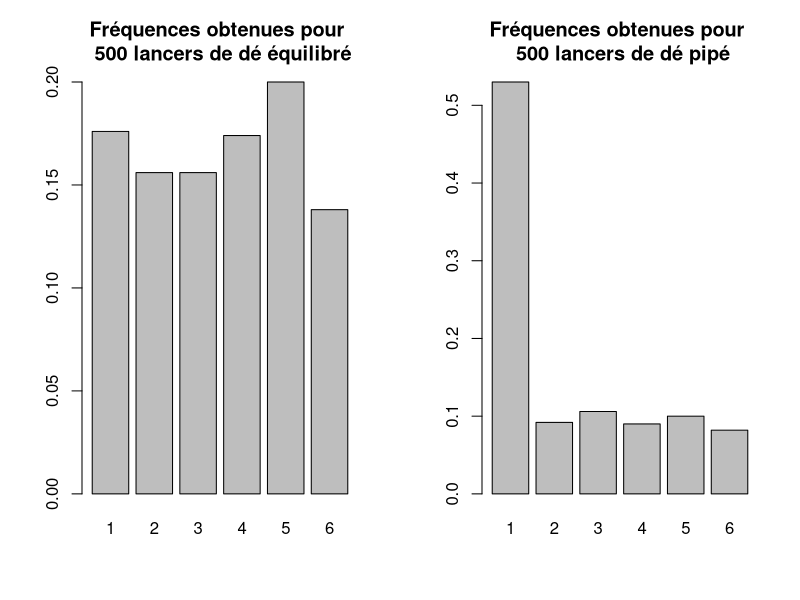
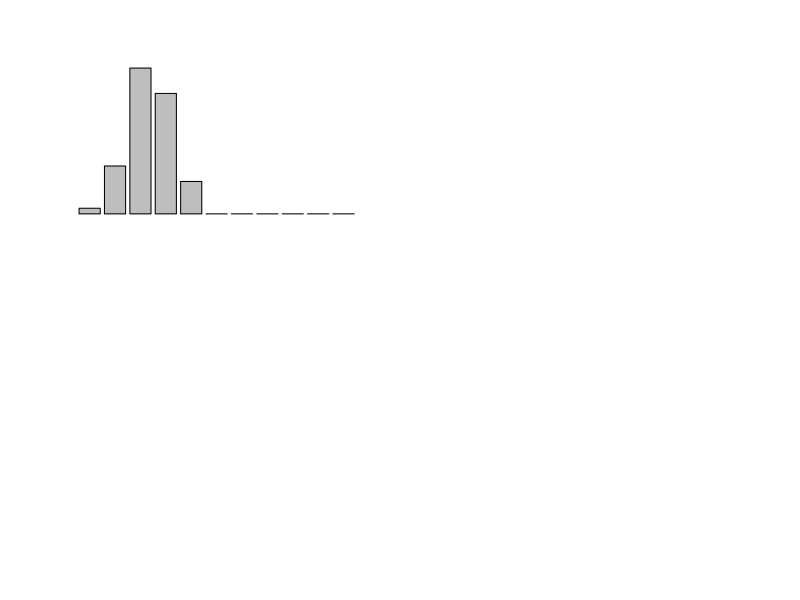

Generate these figures, in order, with R: (Note: this script raises an error after producing the figures.)
#Exercice 3.1

x <- 1:10 
message("x <- 1:10 donne le vecteur [1,2,...,10]")
sample(x) 
message("sample(x) tire aléatoirement tous les éléments de x et les place en vecteur")
sample(x, replace = TRUE) 
message("même chose que ci-dessus mais avec remise")
sample(x[x > 8])
message("sample(x[x > 8]) tire parmi les éléments de x supérieurs à 8")
sample(x[x > 9])
message("comme sample(x)")
sample(x[x > 10])
message("sample(x[x > 10]) retourne integer(0) comme aucun x n'est supérieur à 10")
resample <- function(x, ...) x[sample(length(x), ...)]
message("resample <- function(x, ...) x[sample(length(x), ...)] créer la fonction resample")
resample(x[x > 8])
message("resample(x[x > 8]) fait la même chose que sample(x[x > 8])")
resample(x[x > 9])
message("resample(x[x > 9]) tire parmi les éléments de x > 9 (ici 10)")
resample(x[x > 10])
message("comme sample(x[x > 10]")

#Exemple d'application : l'épreuve du lancer de dé

res_dé = sample(6, 500, replace = T)
table(res_dé)
res_dé_pipé = sample(6, 500, replace = TRUE, prob=c(0.5,0.1,0.1,0.1,0.1,0.1))
table(res_dé_pipé)
titre1 = "Fréquences obtenues pour \n 500 lancers de dé équilibré"
titre2 = "Fréquences obtenues pour \n 500 lancers de dé pipé"
par(mfrow=c(1,2))
barplot(table(res_dé)/500, main=titre1)
barplot(table(res_dé_pipé)/500, main=titre2)

#Autre application :

urne = c(1,1,1,1,1,0,0,0,0,0,0,0,0,0,0)
X = 0
Y = 0
nbX = c(0,0,0,0,0,0,0,0,0,0,0)
nbY = c(0,0,0,0,0,0,0,0,0,0,0)
for (i in 1:500) {
  E1 = sample(urne, 10)
  E2 = sample(urne, 10, replace = TRUE)
  nbX[sum(E1)] = nbX[sum(E1)] + 1
  nbY[sum(E2)] = nbY[sum(E2)] + 1
}
titre1 = "Répartition obtenue pour \n 500 tirages sans remise"
titre2 = "Répartition obtenue pour \n 500 tirages avec remise"
par(mfrow=c(2,2))
barplot(nbX/500, main=titre1, names.arg=labels)
barplot(nbY/500, main=titre2, names.arg=labels)
labels=seq(0, 10)
titre3 = "Répartition théorique des tirages \n de boules blanches sans remise"
barplot(dhyper(0:10, 5, 10, 10), main=titre3, names.arg=labels)
titre4 = "Répartition théorique des tirages \n de boules blanches avec remise"
barplot(dbinom(0:10, 10, 1/3), main=titre4, names.arg=labels)

#Exercice 3.2

message("Sn = X1 + ... + Xn suit une loi binomiale de paramètre n = n et p = p, ici on a fixé n = 5 et p = 0.5")

calculRn = function(n, N, e, p) {
  sN = rbinom(N, n, p)
  sWn = sN / n
  tmp = abs(sWn - p)
  Rn = sum(tmp > e) / N
  return(Rn)
}
message("Pour la question 2) on a Rn =")
calculRn(5, 100, 0.1, 0.5)

message("Pour la question 3) pour les différents n on a")
calculRn(10, 100, 0.1, 0.5)
calculRn(25, 100, 0.1, 0.5)
calculRn(50, 100, 0.1, 0.5)
calculRn(75, 100, 0.1, 0.5)
calculRn(100, 100, 0.1, 0.5)
calculRn(150, 100, 0.1, 0.5)
calculRn(200, 100, 0.1, 0.5)
calculRn(500, 100, 0.1, 0.5)

message("Pour la question 4) pour e = 0.01 et les différents n on a")
calculRn(10, 100, 0.01, 0.5)
calculRn(100, 100, 0.01, 0.5)
calculRn(200, 100, 0.01, 0.5)
calculRn(500, 100, 0.01, 0.5)
calculRn(1000, 100, 0.01, 0.5)
calculRn(5000, 100, 0.01, 0.5)
calculRn(10000, 100, 0.01, 0.5)
calculRn(50000, 100, 0.01, 0.5)

message("On constate que Rn tend vers 0, on en conclut que P(Wn) converge vers p quand n tend vers l'infini")
